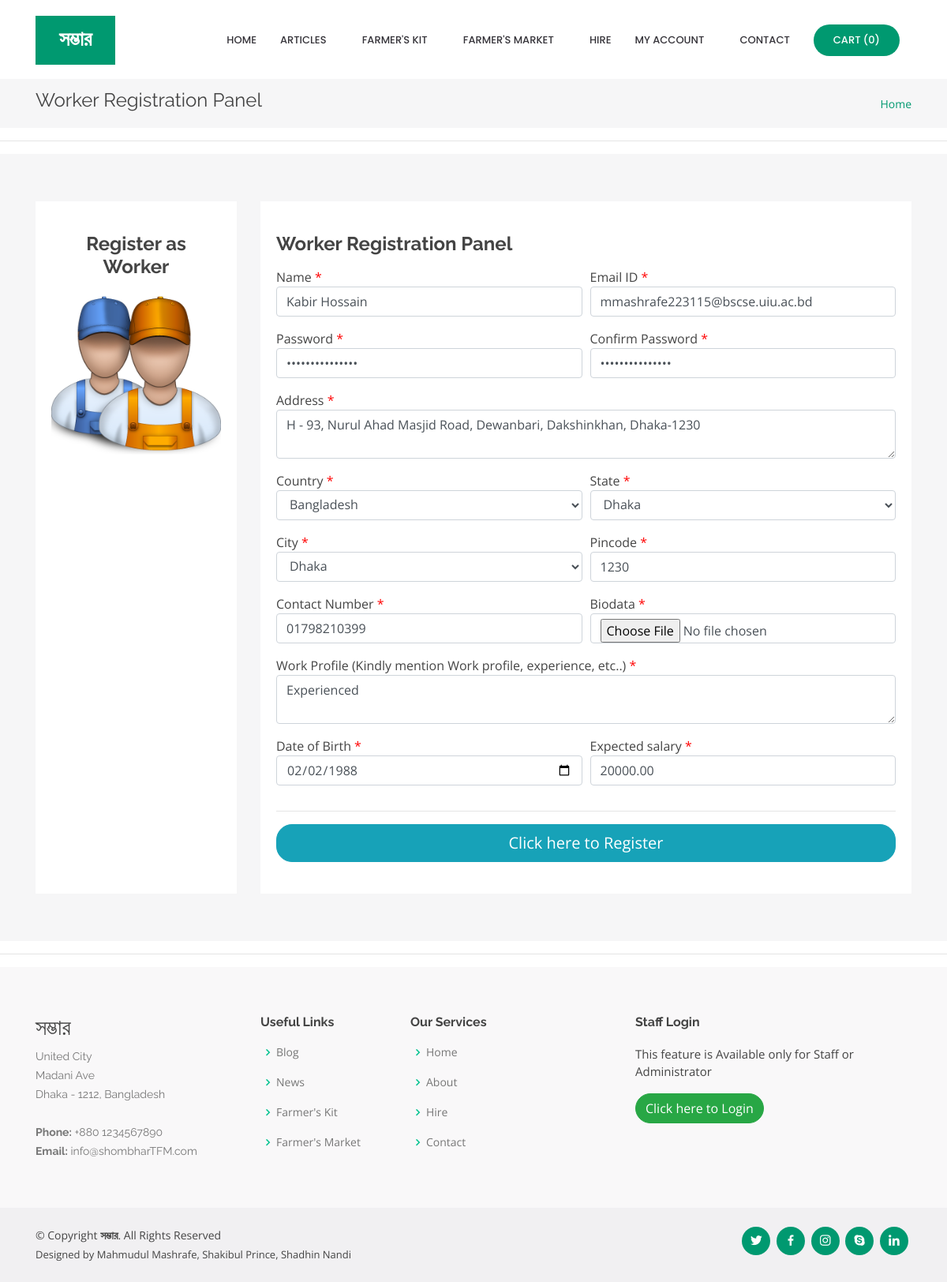
The page /worker.php?editid=5 on the database its author committed.
### tables this page shows
CREATE TABLE `worker` (
  `worker_id` int(10) NOT NULL,
  `name` varchar(50) NOT NULL,
  `address` text NOT NULL,
  `state_id` int(10) NOT NULL,
  `city_id` int(10) NOT NULL,
  `country_id` int(10) NOT NULL,
  `pincode` varchar(10) NOT NULL,
  `work_profile` text NOT NULL,
  `biodata` varchar(100) NOT NULL,
  `contactno` varchar(15) NOT NULL,
  `date_of_birth` date NOT NULL,
  `login_id` varchar(100) NOT NULL,
  `password` varchar(100) NOT NULL,
  `expected_salary` float(10,2) NOT NULL,
  `status` varchar(10) NOT NULL
);

### worker.php (the view, shortened to what this page needs)
<?php
include("header.php");
if(isset($_GET['editid']))
{
	$sql = "SELECT * FROM worker WHERE worker_id='$_GET[editid]'";
	$qsql = mysqli_query($con,$sql);
	$rsedit = mysqli_fetch_array($qsql);
}
?>
  <main id="main">
    <section id="breadcrumbs" class="breadcrumbs">
      <div class="container">
        <div class="d-flex justify-content-between align-items-center">
          <h2>Worker Registration Panel</h2>
          <ol>
            <li><a href="index.php">Home</a></li>
          </ol>
        </div>
      </div>
    </section>
<hr>
    <section id="services" class="services section-bg">
      <div class="container">
        <div class="row">
          <div class="col-lg-12">
            <div class="row">
              <div class="col-md-3 d-flex align-items-stretch mt-4 mt-lg-0">
                <div class="icon-box" data-aos="zoom-in" data-aos-delay="200" style="width: 100%;">
                  <h4>Register as Worker</h4>
                  <img src="images/workers.png" style="width: 100%;">
                </div>
              </div>
              <div class="col-md-9 d-flex align-items-stretch">
                <div class="icon-box" data-aos="zoom-in" data-aos-delay="100" style="width: 100%;text-align: left;">
<form method="post" action="" enctype="multipart/form-data"  name="frmworkreg" onSubmit="return validateworkreg()">
                  <h4>Worker Registration Panel</h4>
<div class="form-row">
	<div class="col-md-6 form-group">
	Name  <font color="#FF0000">*</font>
	  <input type="text" name="name" id="name" value="<?php echo $rsedit['name']; ?>" autofocus class="form-control" >
	</div>
	<div class="col-md-6 form-group">
	Email ID <font color="#FF0000">*</font>
	  <input type="email" name="loginid" id="loginid" value="<?php echo $rsedit['login_id']; ?>" class="form-control" >
	</div>
	<div class="col-md-6 form-group">
	Password <font color="#FF0000">*</font>
	  <input type="password" name="password" id="password" value="<?php echo $rsedit['password']; ?>" class="form-control" >
	</div>
	<div class="col-md-6 form-group">
	Confirm Password <font color="#FF0000">*</font>
	  <input type="password" name="cpassword" id="cpassword" value="<?php echo $rsedit['password']; ?>" class="form-control" >
	</div>
	<div class="col-md-12 form-group">
	 Address <font color="#FF0000">*</font>
	  <textarea name="address" id="address" class="form-control"><?php echo $rsedit['address']; ?></textarea>
	</div>
	<div class="col-md-6 form-group">
	Country <font color="#FF0000"> *</font>
	  <select name="country" id="country" onChange="loadstate(this.value)" class="form-control">
		  <?php
		  $sql1 = "SELECT * FROM country where status='Active'";
			$qsql1 =mysqli_query($con,$sql1);
		  while($rssql1 = mysqli_fetch_array($qsql1))
		  {
			  if($rssql1['country_id'] == $rsedit['country_id'] )
			  {
			  echo "<option value='$rssql1[country_id]' selected>$rssql1[country]</option>";
			  }
			  else
			  {
			  echo "<option value='$rssql1[country_id]'>$rssql1[country]</option>";
			  }
		  }
		  ?>
		</select>
	</div>
	<div class="col-md-6 form-group">
	State <font color="#FF0000"> *</font>
	  <span id='loadstate'><?php include("ajaxstate.php"); ?></span>
	</div>
	<div class="col-md-6 form-group">
	City <font color="#FF0000"> *</font>
	  <span id='loadcity'><?php include("ajaxcity.php"); ?></span>
	</div>
	<div class="col-md-6 form-group">
	Pincode <font color="#FF0000"> *</font>
	  <input type="number" name="pincode" id="pincode" value="<?php echo $rsedit['pincode']; ?>" class="form-control">
	</div>
	<div class="col-md-6 form-group">
	Contact Number <font color="#FF0000"> *</font>
	  <input type="number" name="contct" id="contct" value="<?php echo $rsedit['contactno']; ?>" class="form-control">
	</div>
	<div class="col-md-6 form-group">
		Biodata  <font color="#FF0000">*</font>
		<input type="file" name="biodata" id="biodata"  class="form-control">
	</div>
	<div class="col-md-12 form-group">
		Work Profile  (Kindly mention Work profile, experience, etc..) <font color="#FF0000">*</font>
		<textarea name="workprofile" id="workprofile" class="form-control"><?php echo $rsedit['work_profile']; ?></textarea>
	</div>
	<div class="col-md-6 form-group">
		Date of Birth  <font color="#FF0000">*</font>
	  <input type="date" name="dob" id="dob" value="<?php echo $rsedit['date_of_birth']; ?>" autofocus class="form-control" >
	</div>
	<div class="col-md-6 form-group">
		Expected salary  <font color="#FF0000">*</font>
		<input type="number" name="expectedsalary" id="expectedsalary" value="<?php echo $rsedit['expected_salary']; ?>" autofocus class="form-control" >
	</div>
</div>
<hr>
<button type="submit" name="submit" id="submit" class="btn btn-info btn-lg btn-block" >Click here to Register</button>
</form>
                </div>
              </div>
            </div>
          </div>
        </div>
      </div>
    </section>
<hr>
  </main>
<?php
include("footer.php");
?>

### assets/css/style.css (style rules this page uses)
body { font-family: "Open Sans", sans-serif; color: #444444; }
a { color: #009970; }
h1, h2, h3, h4, h5, h6 { font-family: "Raleway", sans-serif; }
section { padding: 60px 0; overflow: hidden; }
.section-bg { background-color: #f6f6f7; }
.services .icon-box { text-align: center; padding: 40px 20px; transition: all ease-in-out 0.3s; background: #fff; }
.services .icon-box h4 { font-weight: 700; margin-bottom: 15px; font-size: 24px; }
.breadcrumbs { padding: 15px 0; background: #f6f6f7; margin-top: 100px; }
.breadcrumbs h2 { font-size: 24px; line-height: 1; font-weight: 400; }
.breadcrumbs ol { display: flex; flex-wrap: wrap; list-style: none; padding: 0; margin: 0; font-size: 14px; }
img { transition: transform 0.3s ease, box-shadow 0.3s ease; border-radius: 10px; }
button, .btn { border-radius: 20px; transition: all 0.3s ease-in-out; }

### rows shown on the page
worker: name "Kabir Hossain", loginid "mmashrafe223115@bscse.uiu.ac.bd", address "H - 93, Nurul Ahad Masjid Road, Dewanbari, Dakshinkhan, Dhaka-1230", pincode "1230", contct "01798210399", workprofile "Experienced", dob "02/02/1988", expectedsalary "20000.00"

### other values the page prints
$config['PROJECT_TITLE'] "সম্ভার"
mysqli_num_rows($qsqlproduct_purchase_record) "0"
$address "United City"
$address "Madani Ave"
$address "Dhaka - 1212, Bangladesh"
$config['PHONE'][0] "+880 1234567890"
$config['EMAIL'][0] "info@shombharTFM.com"
substr($developersanddesigners, 0, -2) "Mahmudul Mashrafe, Shakibul Prince, Shadhin Nandi"
form field country "Bangladesh"
form field state "Dhaka"
form field city "Dhaka"
